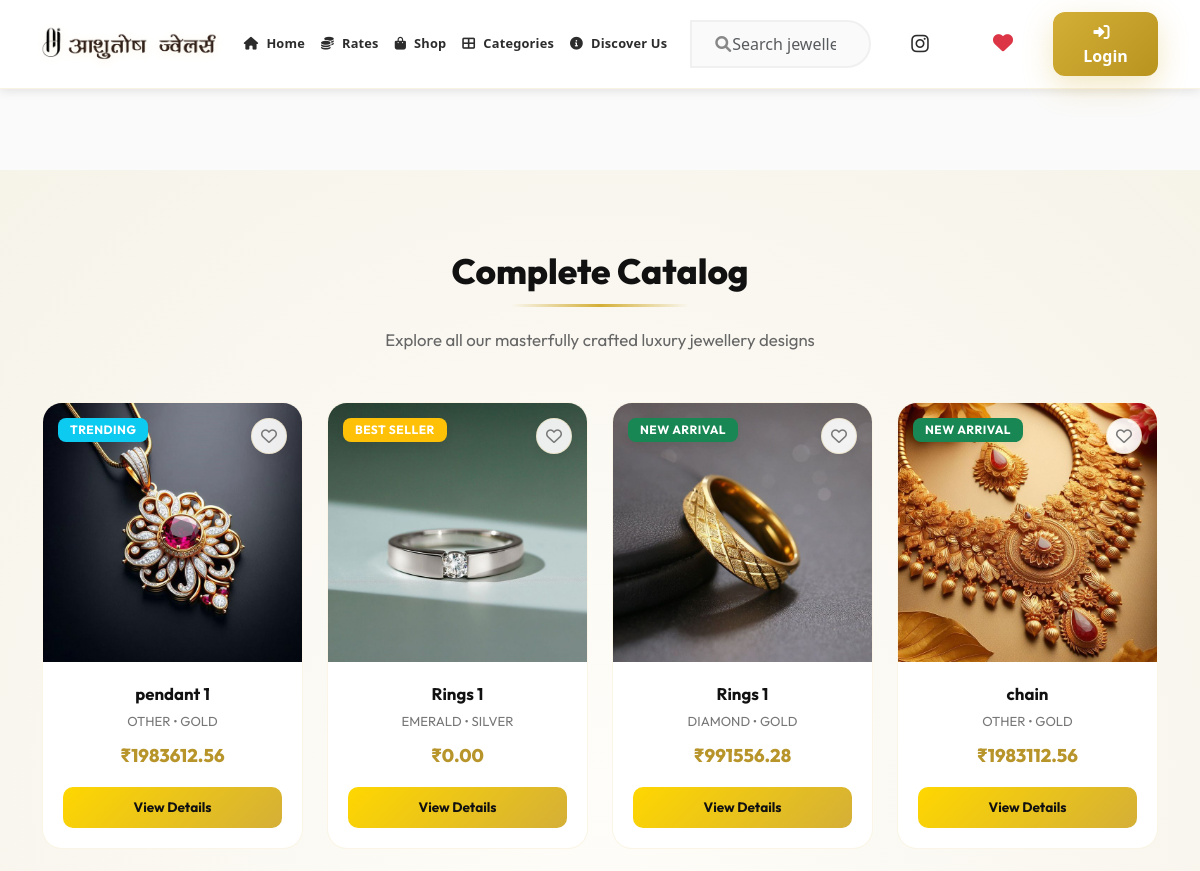
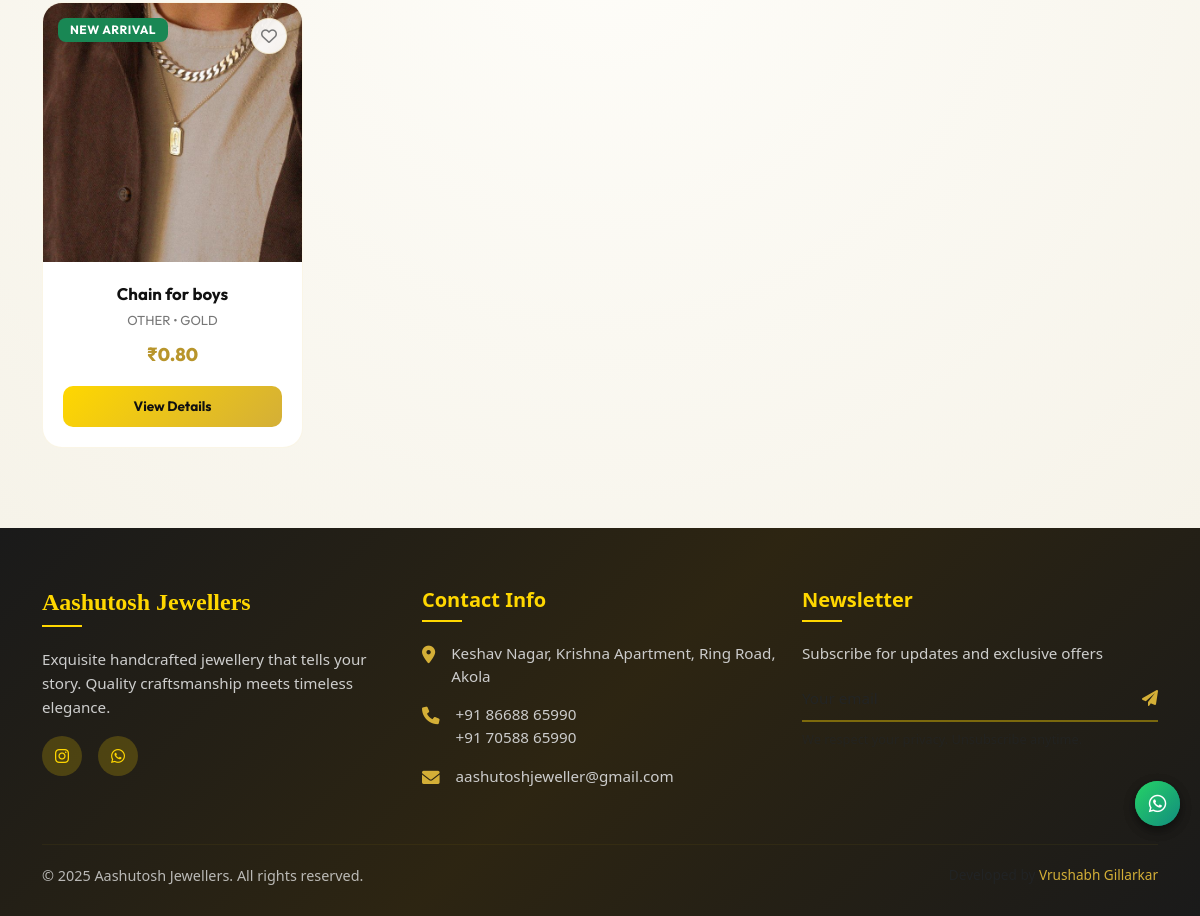
The page /all-products/ on the database its author committed (2 pictures, top to bottom).
### shop/models.py (models this page shows, shortened)
class Product(models.Model):
    BADGE_CHOICES = [
        ('NEW', 'New Arrival'),
        ('SALE', 'On Sale'),
        ('BEST', 'Best Seller'),
        ('TRENDING', 'Trending'),
        ('NONE', 'None'),
    ]
    STONE_CHOICES = [
        ('DIAMOND', 'Diamond'),
        ('RUBY', 'Ruby'),
        ('EMERALD', 'Emerald'),
        ('SAPPHIRE', 'Sapphire'),
        ('PEARL', 'Pearl'),
        ('AMETHYST', 'Amethyst'),
        ('OTHER', 'Other'),
    ]
    COLOR_CHOICES = [
        ('GOLD', 'Gold'),
        ('SILVER', 'Silver'),
        ('ROSE_GOLD', 'Rose Gold'),
        ('PLATINUM', 'Platinum'),
        ('MULTI', 'Multi-color'),
    ]
    METAL_CHOICES = [
        ('GOLD', 'Gold'),
        ('SILVER', 'Silver'),
        ('PLATINUM', 'Platinum'),
    ]
    GOLD_PURITY_CHOICES = [
        ('18K', '18K'),
        ('22K', '22K'),
        ('24K', '24K'),
        ('OTHER', 'Other'),
    ]
    SILVER_PURITY_CHOICES = [
        ('STERLING', 'Sterling (925)'),
        ('999', '999 Fine Silver'),
        ('OTHER', 'Other'),
    ]
    PLATINUM_PURITY_CHOICES = [
        ('950', '950 Platinum'),
        ('900', '900 Platinum'),
        ('OTHER', 'Other'),
    ]
    name = models.CharField(max_length=200, blank=True, null=True)
    subcategory = models.ForeignKey(
        'SubCategory',  # quoted in case SubCategory defined later in file
        on_delete=models.SET_NULL,
        null=True,
        blank=True,
        related_name="jewellery_items"
    )
    price = models.DecimalField(max_digits=10, decimal_places=2, default=0, blank=True, null=True)
    description = models.TextField(blank=True, null=True)
    image = models.ImageField(upload_to='jewellery/', blank=True, null=True)
    created_at = models.DateTimeField(auto_now_add=True)
    updated_at = models.DateTimeField(auto_now=True)
    is_featured = models.BooleanField(default=False)
    badge = models.CharField(max_length=20, choices=BADGE_CHOICES, default='NONE', blank=True, null=True)
    stone_type = models.CharField(max_length=20, choices=STONE_CHOICES, default='OTHER', blank=True, null=True)
    color = models.CharField(max_length=20, choices=COLOR_CHOICES, default='GOLD', blank=True, null=True)
    in_stock = models.BooleanField(default=True)
    metal_type = models.CharField(max_length=20, choices=METAL_CHOICES, default='GOLD', blank=True, null=True)
    gold_purity = models.CharField(
        max_length=10,
        choices=GOLD_PURITY_CHOICES,
        default='22K',
        blank=True,
        null=True,
        help_text="Gold purity (only relevant when metal_type is Gold)"
    )
    gold_weight = models.DecimalField(max_digits=8, decimal_places=2, default=0, blank=True, null=True)
    silver_purity = models.CharField(
        max_length=20,
        choices=SILVER_PURITY_CHOICES,
        default='STERLING',
        blank=True,
        null=True,
        help_text="Silver purity (only relevant when metal_type is Silver)"
    )
    silver_weight = models.DecimalField(max_digits=8, decimal_places=2, default=0, blank=True, null=True)
    platinum_purity = models.CharField(
        max_length=10,
        choices=PLATINUM_PURITY_CHOICES,
        default='950',
        blank=True,
        null=True,
        help_text="Platinum purity (only relevant when metal_type is Platinum)"
    )
    platinum_weight = models.DecimalField(max_digits=8, decimal_places=2, default=0, blank=True, null=True)
    diamond_weight = models.DecimalField(max_digits=8, decimal_places=2, default=0, blank=True, null=True)
    diamond_clarity = models.CharField(max_length=50, blank=True, null=True)
    diamond_color = models.CharField(max_length=50, blank=True, null=True)
    gold_value = models.DecimalField(max_digits=12, decimal_places=2, default=0, blank=True, null=True)
    silver_value = models.DecimalField(max_digits=12, decimal_places=2, default=0, blank=True, null=True)
    platinum_value = models.DecimalField(max_digits=12, decimal_places=2, default=0, blank=True, null=True)
    stone_value = models.DecimalField(max_digits=10, decimal_places=2, default=0, blank=True, null=True)
    making_charges = models.DecimalField(max_digits=10, decimal_places=2, default=0, blank=True, null=True)
    gst = models.DecimalField(max_digits=10, decimal_places=2, default=0, blank=True, null=True)
    total_price = models.DecimalField(max_digits=14, decimal_places=2, default=0, editable=False)
    class Meta:
        ordering = ['-created_at']
        verbose_name_plural = "Products"
        db_table = 'shop_jewellery'
    def get_badge_color(self):
        colors = {
            'NEW': 'success',
            'SALE': 'danger',
            'BEST': 'warning',
            'TRENDING': 'info',
        }
        return colors.get(self.badge, 'secondary')
    def image_url(self):
        if self.image:
            return self.image.url
        return '/static/img/no-image.png'

### shop/views.py (the view)
# urls.py: path('all-products/', views.all_products, name='all_products'),
def all_products(request):
    products = Product.objects.filter(in_stock=True).order_by('-created_at')
    categories = Category.objects.all()
    context = {
        'products': products,
        'categories': categories,
    }
    return render(request, 'shop/all_products.html', context)

### shop/context_processors.py (called while the page is built)
def cart_context(request):
    cart = request.session.get('cart', {})
    cart_items_count = sum(cart.values())
    return {
        'cart_items_count': cart_items_count,
    }

def popup_context(request):
    from .models import PopupMessage
    if request.path == '/':
        active_popup = PopupMessage.objects.filter(status=True).first()
        return {'active_popup': active_popup}
    return {'active_popup': None}

def wishlist_context(request):
    if request.user.is_authenticated:
        from .models import Wishlist
        wishlist_ids = list(Wishlist.objects.filter(user=request.user).values_list('product_id', flat=True))
        return {'user_wishlist_ids': wishlist_ids, 'wishlist_count': len(wishlist_ids)}
    return {'user_wishlist_ids': [], 'wishlist_count': 0}

### shop/models.py (called while the page is built)
    def get_metal_type_display(self):
        for choice in self.METAL_CHOICES:
            if choice[0] == self.metal_type:
                return choice[1]
        return self.metal_type

### shop/templates/shop/all_products.html (shortened to what this page needs)
{% extends 'shop/base.html' %}
{% load static %}
{% block content %}
<div class="all-products-wrapper">
  <div class="container">
    <div class="text-center catalog-title-section">
      <h2 class="catalog-title">Complete Catalog</h2>
      <p class="catalog-subtitle">Explore all our masterfully crafted luxury jewellery designs</p>
    </div>
    <div class="row g-4">
      {% for product in products %}
      <div class="col-xl-3 col-lg-4 col-md-6 col-sm-6 col-6 d-flex product-grid-col">
        <div class="product-card-premium w-100">
          <div class="product-img-wrapper-premium">
            <button class="wishlist-btn-premium {% if product.id in user_wishlist_ids %}active{% endif %}" data-product-id="{{ product.id }}" aria-label="Add to Wishlist">
              <i class="{% if product.id in user_wishlist_ids %}fas fa-heart text-danger{% else %}far fa-heart{% endif %}"></i>
            </button>
            <img src="{{ product.image_url }}" alt="{{ product.name }}">
            {% if product.badge != 'NONE' %}
            <span class="badge-premium badge bg-{{ product.get_badge_color }}">
              {{ product.get_badge_display }}
            </span>
            {% endif %}
          </div>
          <div class="product-body-premium">
            <h5 class="product-title-premium">{{ product.name }}</h5>
            <p class="product-meta-premium">{{ product.stone_type }} • {{ product.color }}</p>
            <p class="product-price-premium">₹{{ product.price }}</p>
            <div class="mt-auto">
              <a href="{% url 'product_detail' product.pk %}" class="btn-premium-gold text-center">View Details</a>
            </div>
          </div>
        </div>
      </div>
      {% empty %}
      <div class="col-12 text-center py-5 bg-white rounded-4 border border-dashed">
        <i class="fas fa-gem fs-2 text-muted mb-3 d-block"></i>
        <h5 class="text-muted mb-0">No masterpieces are currently listed in the catalog.</h5>
      </div>
      {% endfor %}
    </div>
  </div>
</div>
{% endblock %}

### shop/static/shop/css/base.css (style rules this page uses)
:root { --primary-gold: #D4AF37; --gold-dark: #B8941F; --gold-light: #F4E8C1; --gold-very-light: #FDF8EC; --dark-charcoal: #2C2C2C; --dark-medium: #3A3A3A; --light-bg: #FAFAFA; --transition: all 0.4s cubic-bezier(0.175, 0.885, 0.32, 1.275); --transition-slow: all 0.6s ease; --shadow: 0 10px 30px rgba(0, 0, 0, 0.08); --shadow-hover: 0 20px 40px rgba(0, 0, 0, 0.15); --shadow-strong: 0 15px 35px rgba(0, 0, 0, 0.2); }
* { box-sizing: border-box; }
body { font-family: 'Segoe UI', Tahoma, Geneva, Verdana, sans-serif; background-color: var(--light-bg); color: var(--dark-charcoal); overflow-x: hidden; }

### shop/templates/shop/all_products.html (style rules this page uses)
.all-products-wrapper { font-family: 'Outfit', 'Inter', sans-serif; padding: 80px 0; background: radial-gradient(circle at 50% 50%, rgba(254, 253, 249, 1) 0%, rgba(246, 243, 233, 1) 100%); min-height: 90vh; }
.catalog-title-section { margin-bottom: 50px; }
.catalog-title { font-weight: 800; color: #111; font-size: 2.2rem; position: relative; display: inline-block; padding-bottom: 15px; }
.catalog-title::after { content: ''; position: absolute; bottom: 0; left: 20%; right: 20%; height: 3px; background: linear-gradient(90deg, transparent, #d4af37, transparent); }
.catalog-subtitle { color: #666; font-size: 1.05rem; margin-top: 12px; }
.product-card-premium { background: #fff; border-radius: 20px; border: 1px solid rgba(212, 175, 55, 0.12); overflow: hidden; transition: all 0.4s cubic-bezier(0.165, 0.84, 0.44, 1); position: relative; display: flex; flex-direction: column; height: 100%; }
.product-img-wrapper-premium { position: relative; padding-bottom: 100%; overflow: hidden; background: #faf9f5; }
.product-img-wrapper-premium img { position: absolute; top: 0; left: 0; width: 100%; height: 100%; object-fit: cover; transition: transform 0.6s cubic-bezier(0.165, 0.84, 0.44, 1); }
.wishlist-btn-premium { position: absolute; top: 15px; right: 15px; z-index: 10; width: 36px; height: 36px; border-radius: 50%; background: rgba(255, 255, 255, 0.9); border: 1px solid rgba(212, 175, 55, 0.2); color: #777; display: flex; align-items: center; justify-content: center; cursor: pointer; box-shadow: 0 4px 10px rgba(0,0,0,0.06); transition: all 0.3s ease; }
.badge-premium { position: absolute; top: 15px; left: 15px; z-index: 9; padding: 6px 12px; border-radius: 8px; font-weight: 700; font-size: 0.75rem; letter-spacing: 0.5px; text-transform: uppercase; box-shadow: 0 4px 10px rgba(0,0,0,0.05); }
.product-body-premium { padding: 20px; display: flex; flex-direction: column; flex-grow: 1; text-align: center; }
.product-title-premium { font-weight: 700; color: #111; font-size: 1.05rem; margin-bottom: 6px; line-height: 1.4; transition: color 0.3s ease; }
.product-meta-premium { color: #777; font-size: 0.82rem; margin-bottom: 10px; }
.product-price-premium { font-weight: 800; color: #b8952b; font-size: 1.15rem; margin-bottom: 18px; }
.btn-premium-gold { background: linear-gradient(135deg, #ffd700 0%, #d4af37 100%); border: none; color: #111; font-weight: 700; font-size: 0.85rem; padding: 10px 22px; border-radius: 10px; transition: all 0.3s ease; text-decoration: none; display: inline-block; width: 100%; }

### rows shown on the page
Product: image_url (picture), badge "TRENDING", name "pendant 1", stone_type "OTHER", color "GOLD", price "1983612.56"
Product: image_url (picture), badge "BEST SELLER", name "Rings 1", stone_type "EMERALD", color "SILVER", price "0.00"
Product: image_url (picture), badge "NEW ARRIVAL", name "Rings 1", stone_type "DIAMOND", color "GOLD", price "991556.28"
Product: image_url (picture), badge "NEW ARRIVAL", name "chain", stone_type "OTHER", color "GOLD", price "1983112.56"
Product: image_url (picture), badge "NEW ARRIVAL", name "Chain for boys", stone_type "OTHER", color "GOLD", price "0.80"
